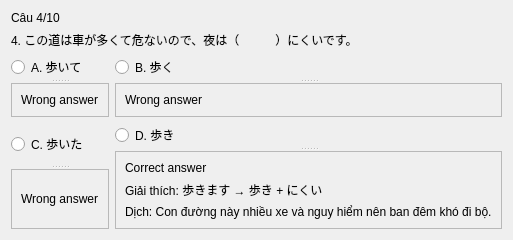
               <widget class="QWidget" name="page_10">
                <layout class="QGridLayout" name="gridLayout_8">
                 <item row="0" column="0">
                  <widget class="QLabel" name="label_90">
                   <property name="text">
                    <string>Câu 4/10</string>
                   </property>
                  </widget>
                 </item>
                 <item row="1" column="0" colspan="2">
                  <widget class="QLabel" name="label_91">
                   <property name="text">
                    <string>4. この道は車が多くて危ないので、夜は（　　　）にくいです。</string>
                   </property>
                  </widget>
                 </item>
                 <item row="2" column="0">
                  <widget class="QSplitter" name="splitter_25">
                   <property name="orientation">
                    <enum>Qt::Vertical</enum>
                   </property>
                   <widget class="QRadioButton" name="radioButton_37">
                    <property name="text">
                     <string>A. 歩いて</string>
                    </property>
                   </widget>
                   <widget class="QFrame" name="frame_53">
                    <property name="frameShape">
                     <enum>QFrame::StyledPanel</enum>
                    </property>
                    <property name="frameShadow">
                     <enum>QFrame::Raised</enum>
                    </property>
                    <layout class="QVBoxLayout" name="verticalLayout_24">
                     <item>
                      <widget class="QLabel" name="label_115">
                       <property name="text">
                        <string>Wrong answer</string>
                       </property>
                      </widget>
                     </item>
                    </layout>
                   </widget>
                  </widget>
                 </item>
                 <item row="2" column="1">
                  <widget class="QSplitter" name="splitter_23">
                   <property name="orientation">
                    <enum>Qt::Vertical</enum>
                   </property>
                   <widget class="QRadioButton" name="radioButton_38">
                    <property name="text">
                     <string>B. 歩く</string>
                    </property>
                   </widget>
                   <widget class="QFrame" name="frame_54">
                    <property name="frameShape">
                     <enum>QFrame::StyledPanel</enum>
                    </property>
                    <property name="frameShadow">
                     <enum>QFrame::Raised</enum>
                    </property>
                    <layout class="QVBoxLayout" name="verticalLayout_23">
                     <item>
                      <widget class="QLabel" name="label_114">
                       <property name="text">
                        <string>Wrong answer</string>
                       </property>
                      </widget>
                     </item>
                    </layout>
                   </widget>
                  </widget>
                 </item>
                 <item row="3" column="0">
                  <widget class="QSplitter" name="splitter_26">
                   <property name="orientation">
                    <enum>Qt::Vertical</enum>
                   </property>
                   <widget class="QRadioButton" name="radioButton_39">
                    <property name="text">
                     <string>C. 歩いた</string>
                    </property>
                   </widget>
                   <widget class="QFrame" name="frame_55">
                    <property name="frameShape">
                     <enum>QFrame::StyledPanel</enum>
                    </property>
                    <property name="frameShadow">
                     <enum>QFrame::Raised</enum>
                    </property>
                    <layout class="QVBoxLayout" name="verticalLayout_25">
                     <item>
                      <widget class="QLabel" name="label_113">
                       <property name="text">
                        <string>Wrong answer</string>
                       </property>
                      </widget>
                     </item>
                    </layout>
                   </widget>
                  </widget>
                 </item>
                 <item row="3" column="1">
                  <widget class="QSplitter" name="splitter_24">
                   <property name="orientation">
                    <enum>Qt::Vertical</enum>
                   </property>
                   <widget class="QRadioButton" name="radioButton_40">
                    <property name="text">
                     <string>D. 歩き</string>
                    </property>
                   </widget>
                   <widget class="QFrame" name="frame_56">
                    <property name="frameShape">
                     <enum>QFrame::StyledPanel</enum>
                    </property>
                    <property name="frameShadow">
                     <enum>QFrame::Raised</enum>
                    </property>
                    <layout class="QVBoxLayout" name="verticalLayout_26">
                     <item>
                      <widget class="QLabel" name="label_111">
                       <property name="text">
                        <string>Correct answer</string>
                       </property>
                      </widget>
                     </item>
                     <item>
                      <widget class="QLabel" name="label_110">
                       <property name="text">
                        <string>Giải thích: 歩きます → 歩き + にくい</string>
                       </property>
                      </widget>
                     </item>
                     <item>
                      <widget class="QLabel" name="label_112">
                       <property name="text">
                        <string>Dịch: Con đường này nhiều xe và nguy hiểm nên ban đêm khó đi bộ.</string>
                       </property>
                      </widget>
                     </item>
                    </layout>
                   </widget>
                  </widget>
                 </item>
                </layout>
               </widget>
